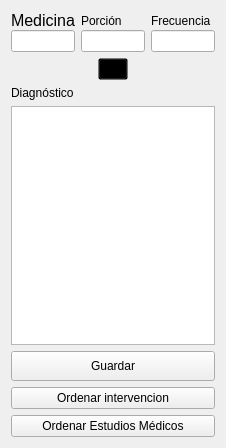
                  <widget class="QWidget" name="scrollAreaWidgetContents_8">
                   <property name="geometry">
                    <rect>
                     <x>0</x>
                     <y>0</y>
                     <width>226</width>
                     <height>448</height>
                    </rect>
                   </property>
                   <layout class="QVBoxLayout" name="verticalLayout_30">
                    <item>
                     <layout class="QHBoxLayout" name="horizontalLayout_56">
                      <item>
                       <layout class="QVBoxLayout" name="verticalLayout_25">
                        <property name="spacing">
                         <number>0</number>
                        </property>
                        <item>
                         <widget class="QLabel" name="lb_medicina">
                          <property name="font">
                           <font>
                            <family>MS Shell Dlg 2</family>
                            <pointsize>12</pointsize>
                            <weight>50</weight>
                            <italic>false</italic>
                            <bold>false</bold>
                           </font>
                          </property>
                          <property name="text">
                           <string>Medicina</string>
                          </property>
                         </widget>
                        </item>
                        <item>
                         <widget class="QLineEdit" name="le_medicamento"/>
                        </item>
                       </layout>
                      </item>
                      <item>
                       <layout class="QVBoxLayout" name="verticalLayout_28">
                        <property name="spacing">
                         <number>0</number>
                        </property>
                        <item>
                         <widget class="QLabel" name="label_9">
                          <property name="text">
                           <string>Porción</string>
                          </property>
                         </widget>
                        </item>
                        <item>
                         <widget class="QLineEdit" name="le_porcion"/>
                        </item>
                       </layout>
                      </item>
                      <item>
                       <layout class="QVBoxLayout" name="verticalLayout_29">
                        <property name="spacing">
                         <number>0</number>
                        </property>
                        <item>
                         <widget class="QLabel" name="label_15">
                          <property name="text">
                           <string>Frecuencia</string>
                          </property>
                         </widget>
                        </item>
                        <item>
                         <widget class="QLineEdit" name="le_frecuencia"/>
                        </item>
                       </layout>
                      </item>
                     </layout>
                    </item>
                    <item>
                     <layout class="QHBoxLayout" name="horizontalLayout_71">
                      <item>
                       <spacer name="horizontalSpacer_61">
                        <property name="orientation">
                         <enum>Qt::Horizontal</enum>
                        </property>
                        <property name="sizeHint" stdset="0">
                         <size>
                          <width>40</width>
                          <height>20</height>
                         </size>
                        </property>
                       </spacer>
                      </item>
                      <item>
                       <widget class="QPushButton" name="pb_masMedicina">
                        <property name="maximumSize">
                         <size>
                          <width>30</width>
                          <height>16777215</height>
                         </size>
                        </property>
                        <property name="styleSheet">
                         <string notr="true">background: transparent;</string>
                        </property>
                        <property name="text">
                         <string/>
                        </property>
                        <property name="icon">
                         <iconset resource="imgs/imgs.qrc">
                          <normaloff>:/imgs/mas.png</normaloff>:/imgs/mas.png</iconset>
                        </property>
                        <property name="iconSize">
                         <size>
                          <width>30</width>
                          <height>30</height>
                         </size>
                        </property>
                       </widget>
                      </item>
                      <item>
                       <spacer name="horizontalSpacer_64">
                        <property name="orientation">
                         <enum>Qt::Horizontal</enum>
                        </property>
                        <property name="sizeHint" stdset="0">
                         <size>
                          <width>40</width>
                          <height>20</height>
                         </size>
                        </property>
                       </spacer>
                      </item>
                     </layout>
                    </item>
                    <item>
                     <layout class="QVBoxLayout" name="medicamentosLay"/>
                    </item>
                    <item>
                     <widget class="QLabel" name="lb_diagnostico">
                      <property name="text">
                       <string>Diagnóstico</string>
                      </property>
                     </widget>
                    </item>
                    <item>
                     <widget class="QTextEdit" name="te_diagnostico">
                      <property name="minimumSize">
                       <size>
                        <width>0</width>
                        <height>200</height>
                       </size>
                      </property>
                     </widget>
                    </item>
                    <item>
                     <widget class="QPushButton" name="pb_receta">
                      <property name="minimumSize">
                       <size>
                        <width>0</width>
                        <height>30</height>
                       </size>
                      </property>
                      <property name="maximumSize">
                       <size>
                        <width>16777195</width>
                        <height>16777215</height>
                       </size>
                      </property>
                      <property name="text">
                       <string>Guardar</string>
                      </property>
                     </widget>
                    </item>
                    <item>
                     <widget class="QPushButton" name="pb_ordenarI">
                      <property name="text">
                       <string>Ordenar intervencion</string>
                      </property>
                     </widget>
                    </item>
                    <item>
                     <widget class="QPushButton" name="btnEstudios">
                      <property name="text">
                       <string>Ordenar Estudios Médicos</string>
                      </property>
                     </widget>
                    </item>
                   </layout>
                  </widget>
